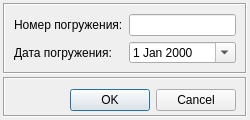
<?xml version="1.0" encoding="UTF-8"?>
<ui version="4.0">
 <class>NewDiveWindow</class>
 <widget class="QDialog" name="NewDiveWindow">
  <property name="geometry">
   <rect>
    <x>0</x>
    <y>0</y>
    <width>250</width>
    <height>120</height>
   </rect>
  </property>
  <property name="minimumSize">
   <size>
    <width>250</width>
    <height>120</height>
   </size>
  </property>
  <property name="maximumSize">
   <size>
    <width>350</width>
    <height>200</height>
   </size>
  </property>
  <property name="windowTitle">
   <string>Новое погружение СГА</string>
  </property>
  <property name="windowIcon">
   <iconset>
    <normaloff>:/new/windowheader/src/icons/myicons/spts.ico</normaloff>:/new/windowheader/src/icons/myicons/spts.ico</iconset>
  </property>
  <layout class="QGridLayout" name="gridLayout">
   <property name="margin">
    <number>3</number>
   </property>
   <property name="spacing">
    <number>3</number>
   </property>
   <item row="0" column="0">
    <widget class="QFrame" name="frame">
     <property name="frameShape">
      <enum>QFrame::Box</enum>
     </property>
     <property name="frameShadow">
      <enum>QFrame::Sunken</enum>
     </property>
     <layout class="QGridLayout" name="gridLayout_2">
      <item row="0" column="0">
       <widget class="QLabel" name="label">
        <property name="text">
         <string>Номер погружения:</string>
        </property>
       </widget>
      </item>
      <item row="0" column="1">
       <widget class="QLineEdit" name="lineEditNumber"/>
      </item>
      <item row="1" column="0">
       <widget class="QLabel" name="label_2">
        <property name="text">
         <string>Дата погружения:</string>
        </property>
       </widget>
      </item>
      <item row="1" column="1">
       <widget class="QDateEdit" name="dateEditPogruzh">
        <property name="maximumDate">
         <date>
          <year>2099</year>
          <month>12</month>
          <day>31</day>
         </date>
        </property>
        <property name="minimumDate">
         <date>
          <year>1999</year>
          <month>9</month>
          <day>14</day>
         </date>
        </property>
        <property name="calendarPopup">
         <bool>true</bool>
        </property>
       </widget>
      </item>
     </layout>
    </widget>
   </item>
   <item row="1" column="0">
    <widget class="QFrame" name="frame_2">
     <property name="maximumSize">
      <size>
       <width>16777215</width>
       <height>40</height>
      </size>
     </property>
     <property name="frameShape">
      <enum>QFrame::Box</enum>
     </property>
     <property name="frameShadow">
      <enum>QFrame::Sunken</enum>
     </property>
     <layout class="QGridLayout" name="gridLayout_3">
      <item row="0" column="0">
       <spacer name="horizontalSpacer">
        <property name="orientation">
         <enum>Qt::Horizontal</enum>
        </property>
        <property name="sizeHint" stdset="0">
         <size>
          <width>55</width>
          <height>17</height>
         </size>
        </property>
       </spacer>
      </item>
      <item row="0" column="1">
       <widget class="QDialogButtonBox" name="buttonBox">
        <property name="minimumSize">
         <size>
          <width>0</width>
          <height>25</height>
         </size>
        </property>
        <property name="standardButtons">
         <set>QDialogButtonBox::Cancel|QDialogButtonBox::Ok</set>
        </property>
       </widget>
      </item>
     </layout>
    </widget>
   </item>
  </layout>
 </widget>
 <resources/>
 <connections/>
</ui>
